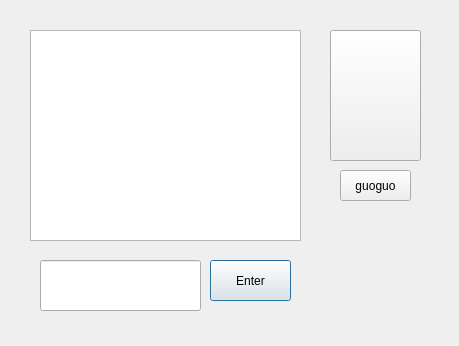
<?xml version="1.0" encoding="UTF-8"?>
<ui version="4.0">
 <class>dialog</class>
 <widget class="QDialog" name="dialog">
  <property name="geometry">
   <rect>
    <x>0</x>
    <y>0</y>
    <width>459</width>
    <height>346</height>
   </rect>
  </property>
  <property name="windowTitle">
   <string>dialog</string>
  </property>
  <widget class="QLineEdit" name="lineEdit">
   <property name="geometry">
    <rect>
     <x>40</x>
     <y>260</y>
     <width>161</width>
     <height>51</height>
    </rect>
   </property>
  </widget>
  <widget class="QPushButton" name="pushButton">
   <property name="enabled">
    <bool>true</bool>
   </property>
   <property name="geometry">
    <rect>
     <x>210</x>
     <y>260</y>
     <width>81</width>
     <height>41</height>
    </rect>
   </property>
   <property name="autoFillBackground">
    <bool>true</bool>
   </property>
   <property name="text">
    <string>Enter</string>
   </property>
   <property name="iconSize">
    <size>
     <width>80</width>
     <height>80</height>
    </size>
   </property>
  </widget>
  <widget class="QTextBrowser" name="textBrowser">
   <property name="geometry">
    <rect>
     <x>30</x>
     <y>30</y>
     <width>271</width>
     <height>211</height>
    </rect>
   </property>
  </widget>
  <widget class="QPushButton" name="pushButton_2">
   <property name="geometry">
    <rect>
     <x>330</x>
     <y>30</y>
     <width>91</width>
     <height>131</height>
    </rect>
   </property>
   <property name="text">
    <string/>
   </property>
   <property name="icon">
    <iconset>
     <normaloff>../../../../../mnt/hgfs/linuxShares/3.jpg</normaloff>../../../../../mnt/hgfs/linuxShares/3.jpg</iconset>
   </property>
   <property name="iconSize">
    <size>
     <width>300</width>
     <height>120</height>
    </size>
   </property>
  </widget>
  <widget class="QPushButton" name="pushButton_3">
   <property name="geometry">
    <rect>
     <x>340</x>
     <y>170</y>
     <width>71</width>
     <height>31</height>
    </rect>
   </property>
   <property name="text">
    <string>guoguo</string>
   </property>
  </widget>
 </widget>
 <layoutdefault spacing="6" margin="11"/>
 <resources/>
 <connections/>
</ui>
